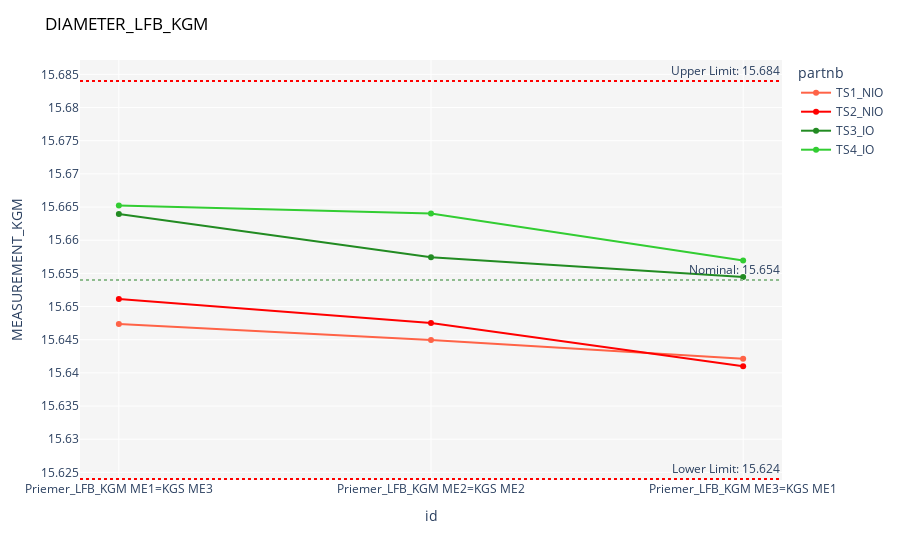

Notebook source saved alongside this figure:
### Code cell
UL = round(df['UL_KGM'].iloc[0],3)
LL = round(df['LL_KGM'].iloc[0],3)
NOMINAL=round(df['NOMINAL_KGM'].iloc[0],3)

fig = px.line(df, x='id', y='MEASUREMENT_KGM', color='partnb', markers=True, color_discrete_map={'TS1_NIO': 'tomato', 'TS2_NIO': 'red', 
                                                                                                 'TS3_IO': 'forestgreen',
                                                                                                'TS4_IO': 'limegreen'})


fig.add_hline(y=UL, line_dash="dot", line_color="red", annotation_text=f'Upper Limit: {UL}')
fig.add_hline(y=LL, line_dash="dot", line_color="red", annotation_text=f'Lower Limit: {LL}')
fig.add_hline(y=NOMINAL, line_dash="dot", line_color="darkseagreen", annotation_text=f'Nominal: {NOMINAL}')
fig.update_layout(title='DIAMETER_LFB_KGM',title_font_color='black') 
fig.update_layout(plot_bgcolor='whitesmoke')
fig.update_yaxes(tickangle=0, nticks=20)
fig.show()

### Figure 1 — Plotly figure (JSON) as saved in the notebook; plotly's stock layout.template omitted (floating-point values rounded to 4 significant figures)
{"data": [{"hovertemplate": "partnb=TS1_NIO<br>id=%{x}<br>MEASUREMENT_KGM=%{y}<extra></extra>", "legendgroup": "TS1_NIO", "line": {"color": "tomato", "dash": "solid"}, "marker": {"symbol": "circle"}, "mode": "lines+markers", "name": "TS1_NIO", "orientation": "v", "showlegend": true, "type": "scatter", "x": ["Priemer_LFB_KGM ME1=KGS ME3", "Priemer_LFB_KGM ME2=KGS ME2", "Priemer_LFB_KGM ME3=KGS ME1"], "xaxis": "x", "y": [15.65, 15.64, 15.64], "yaxis": "y"}, {"hovertemplate": "partnb=TS2_NIO<br>id=%{x}<br>MEASUREMENT_KGM=%{y}<extra></extra>", "legendgroup": "TS2_NIO", "line": {"color": "red", "dash": "solid"}, "marker": {"symbol": "circle"}, "mode": "lines+markers", "name": "TS2_NIO", "orientation": "v", "showlegend": true, "type": "scatter", "x": ["Priemer_LFB_KGM ME1=KGS ME3", "Priemer_LFB_KGM ME2=KGS ME2", "Priemer_LFB_KGM ME3=KGS ME1"], "xaxis": "x", "y": [15.65, 15.65, 15.64], "yaxis": "y"}, {"hovertemplate": "partnb=TS3_IO<br>id=%{x}<br>MEASUREMENT_KGM=%{y}<extra></extra>", "legendgroup": "TS3_IO", "line": {"color": "forestgreen", "dash": "solid"}, "marker": {"symbol": "circle"}, "mode": "lines+markers", "name": "TS3_IO", "orientation": "v", "showlegend": true, "type": "scatter", "x": ["Priemer_LFB_KGM ME1=KGS ME3", "Priemer_LFB_KGM ME2=KGS ME2", "Priemer_LFB_KGM ME3=KGS ME1"], "xaxis": "x", "y": [15.66, 15.66, 15.65], "yaxis": "y"}, {"hovertemplate": "partnb=TS4_IO<br>id=%{x}<br>MEASUREMENT_KGM=%{y}<extra></extra>", "legendgroup": "TS4_IO", "line": {"color": "limegreen", "dash": "solid"}, "marker": {"symbol": "circle"}, "mode": "lines+markers", "name": "TS4_IO", "orientation": "v", "showlegend": true, "type": "scatter", "x": ["Priemer_LFB_KGM ME1=KGS ME3", "Priemer_LFB_KGM ME2=KGS ME2", "Priemer_LFB_KGM ME3=KGS ME1"], "xaxis": "x", "y": [15.67, 15.66, 15.66], "yaxis": "y"}], "layout": {"annotations": [{"showarrow": false, "text": "Upper Limit: 15.684", "x": 1, "xanchor": "right", "xref": "x domain", "y": 15.68, "yanchor": "bottom", "yref": "y"}, {"showarrow": false, "text": "Lower Limit: 15.624", "x": 1, "xanchor": "right", "xref": "x domain", "y": 15.62, "yanchor": "bottom", "yref": "y"}, {"showarrow": false, "text": "Nominal: 15.654", "x": 1, "xanchor": "right", "xref": "x domain", "y": 15.65, "yanchor": "bottom", "yref": "y"}], "autosize": true, "legend": {"title": {"text": "partnb"}, "tracegroupgap": 0}, "margin": {"t": 60}, "plot_bgcolor": "whitesmoke", "shapes": [{"line": {"color": "red", "dash": "dot"}, "type": "line", "x0": 0, "x1": 1, "xref": "x domain", "y0": 15.68, "y1": 15.68, "yref": "y"}, {"line": {"color": "red", "dash": "dot"}, "type": "line", "x0": 0, "x1": 1, "xref": "x domain", "y0": 15.62, "y1": 15.62, "yref": "y"}, {"line": {"color": "darkseagreen", "dash": "dot"}, "type": "line", "x0": 0, "x1": 1, "xref": "x domain", "y0": 15.65, "y1": 15.65, "yref": "y"}], "title": {"font": {"color": "black"}, "text": "DIAMETER_LFB_KGM"}, "xaxis": {"anchor": "y", "autorange": true, "domain": [0, 1], "range": [-0.1215, 2.122], "title": {"text": "id"}, "type": "category"}, "yaxis": {"anchor": "x", "autorange": true, "domain": [0, 1], "nticks": 20, "range": [15.62, 15.69], "tickangle": 0, "title": {"text": "MEASUREMENT_KGM"}, "type": "linear"}}}
